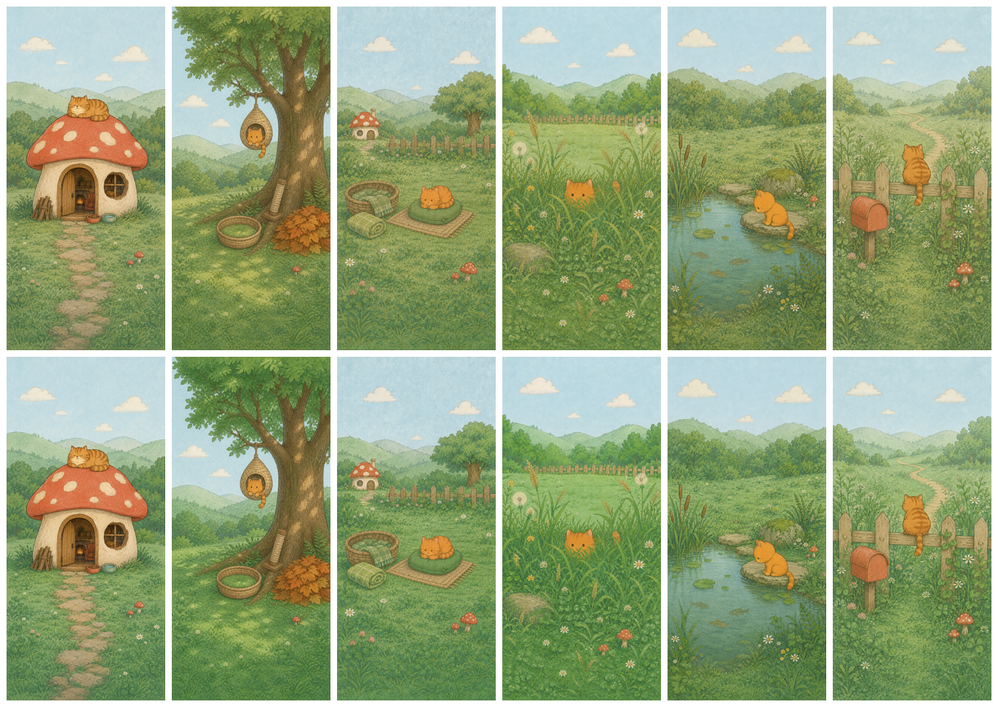
#> input picture assets/scenes/对照-v1上-v2下.png, 998 x 707 px, shrunk from 1220 x 864 before the run
$ python hueshift.py '对照-v1上-v2下.png' 1.0 '对照-v1上-v2下.png'
#> lines starting #> are read from the running program, lines starting #| are printed output that depends on the picture
import sys,numpy as np
from PIL import Image
def rgb2hsv(a):
    r,g,b=a[...,0],a[...,1],a[...,2]; mx=a.max(-1); mn=a.min(-1); d=mx-mn
    h=np.where(mx==r,((g-b)/np.maximum(d,1e-9))%6,np.where(mx==g,(b-r)/np.maximum(d,1e-9)+2,(r-g)/np.maximum(d,1e-9)+4))*60
    h=np.where(d<1e-9,0,h); s=np.where(mx>0,d/np.maximum(mx,1e-9),0); return h,s,mx
def hsv2rgb(h,s,v):
    c=v*s; hp=(h/60)%6; x=c*(1-abs(hp%2-1)); m=v-c
    i=np.floor(hp).astype(int); z=np.zeros_like(c)
    tbl=[(c,x,z),(x,c,z),(z,c,x),(z,x,c),(x,z,c),(c,z,x)]
    r=np.select([i==k for k in range(6)],[t[0] for t in tbl]); g=np.select([i==k for k in range(6)],[t[1] for t in tbl]); b=np.select([i==k for k in range(6)],[t[2] for t in tbl])
    return np.stack([r+m,g+m,b+m],-1)
def shift(im,deg,lo=50,hi=125,feather=12,sat_min=0.10):
    a=np.asarray(im.convert('RGB')).astype(float)/255; h,s,v=rgb2hsv(a)
    w=np.clip(np.minimum(h-lo,hi-h)/feather,0,1)          # 1 inside band, feather at edges
    w=w*np.clip((s-sat_min)/0.08,0,1)                      # skip near-neutral pixels (sky/paper/whites)
    h2=(h+deg*w)%360
    out=hsv2rgb(h2,s,v); return Image.fromarray((np.clip(out,0,1)*255+0.5).astype(np.uint8))
if __name__=='__main__':
    src,deg,dst=sys.argv[1],float(sys.argv[2]),sys.argv[3]
    shift(Image.open(src),deg).save(dst)
#> in rgb2hsv, `s = np.where(mx > 0, d / np.maximum(mx, 1e-09), 0)`:
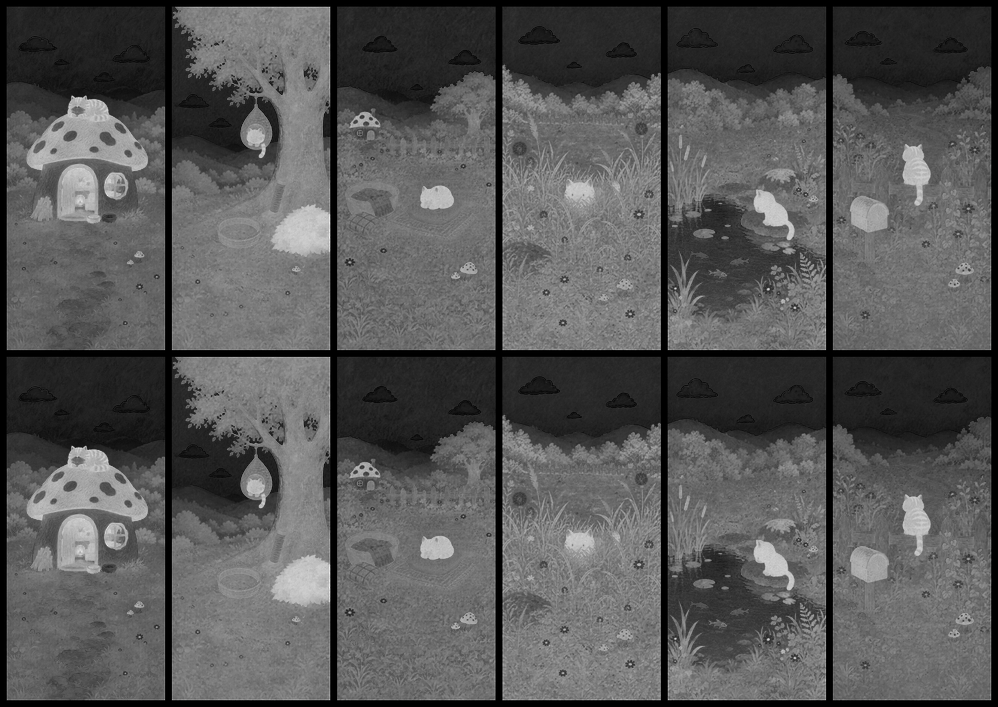
#> s: shape (707, 998) float64; min 0, max 0.977, mean 0.344
#> in shift, `w=w*np.clip((s-sat_min)/0.08,0,1)`:
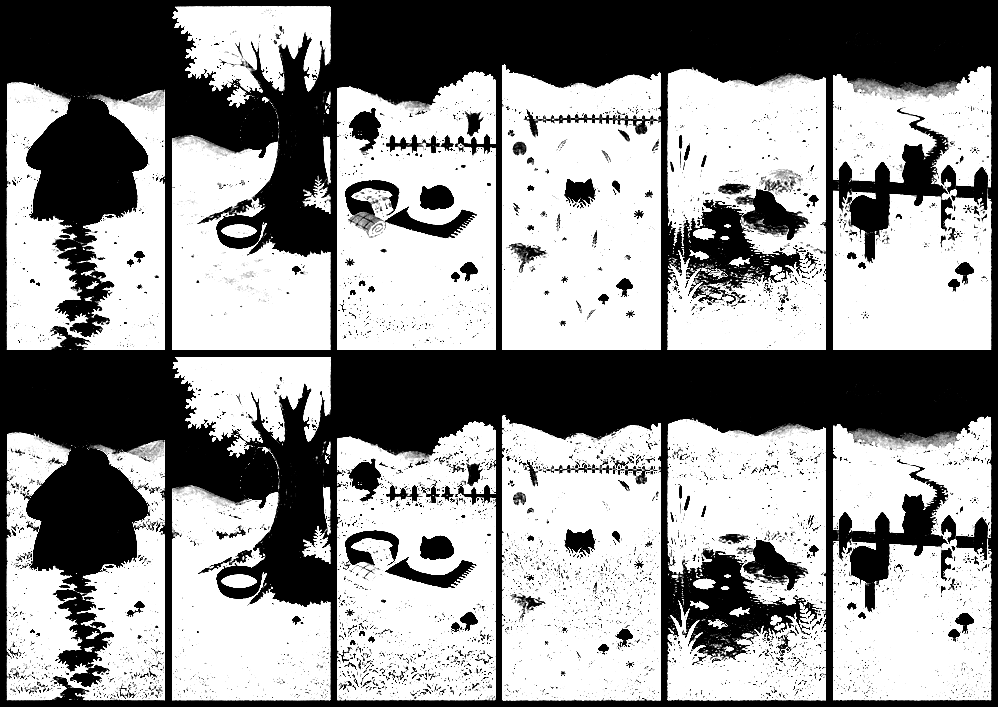
#> w: shape (707, 998) float64; min 0, max 1, mean 0.578
#> in hsv2rgb, `i = np.floor(hp).astype(int)`:
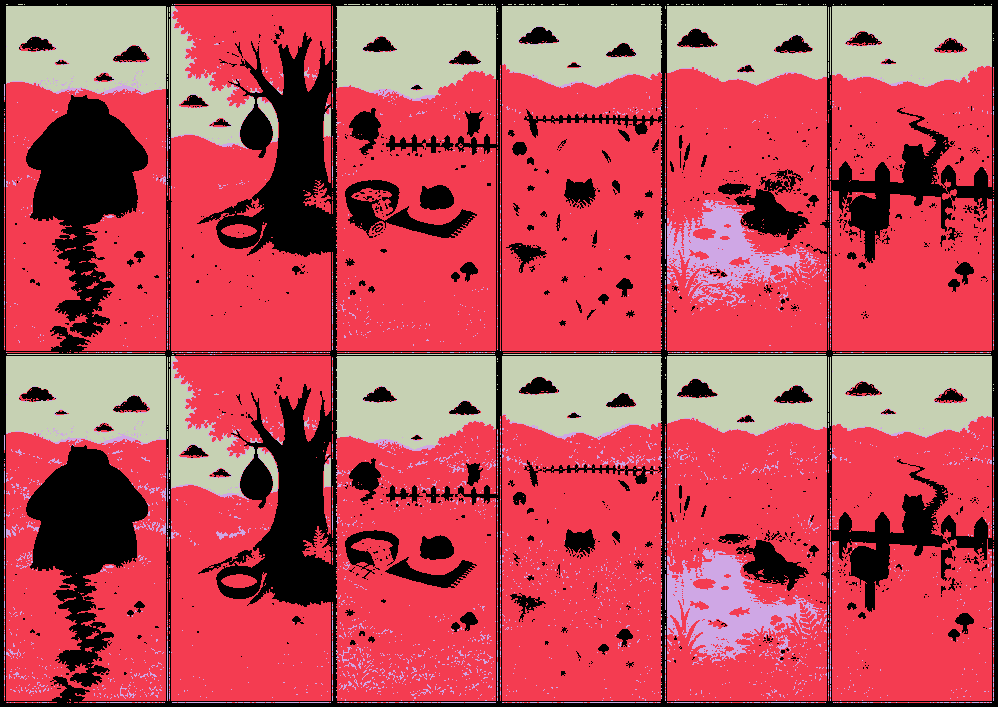
#> i: shape (707, 998) int64; 6 distinct labels, from 0 to 5; one colour per label, 0 black
#> in hsv2rgb, `r = np.select([i == k for k in range(6)], [t[0] for t in tbl])`:
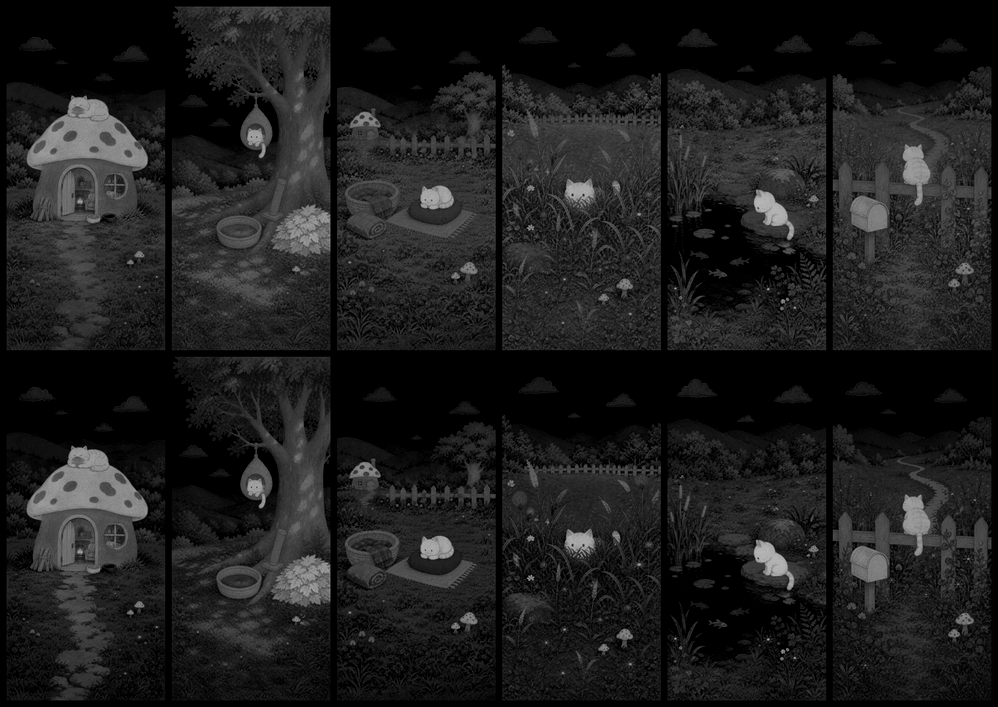
#> r: shape (707, 998) float64; min 0, max 0.729, mean 0.118
#> in hsv2rgb, `g = np.select([i == k for k in range(6)], [t[1] for t in tbl])`:
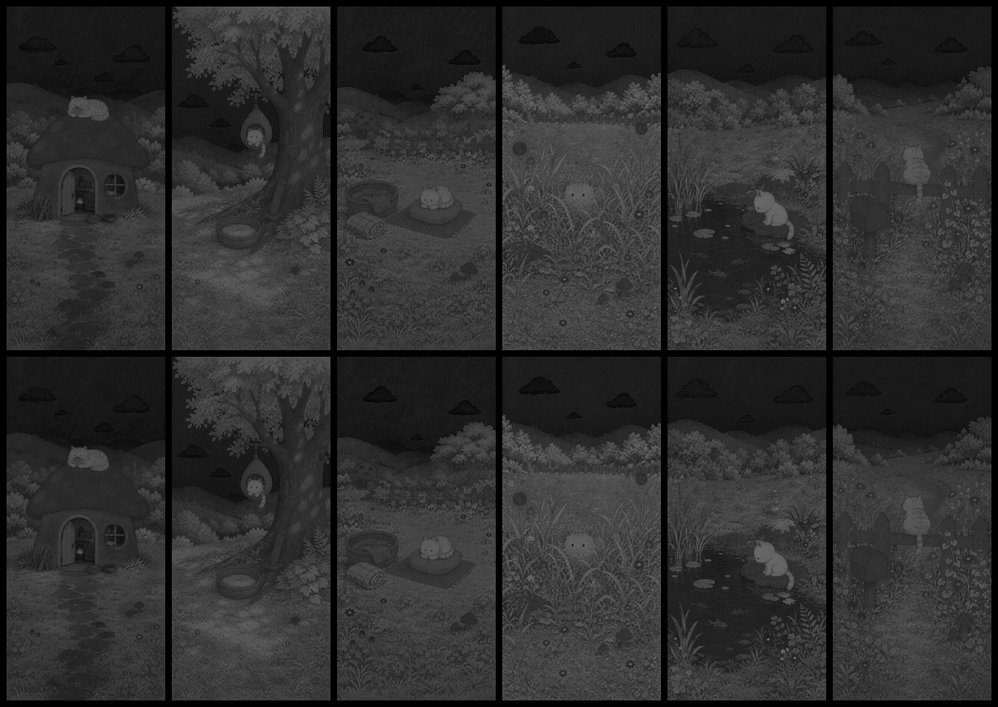
#> g: shape (707, 998) float64; min 0, max 0.506, mean 0.185
#> in hsv2rgb, `b = np.select([i == k for k in range(6)], [t[2] for t in tbl])`:
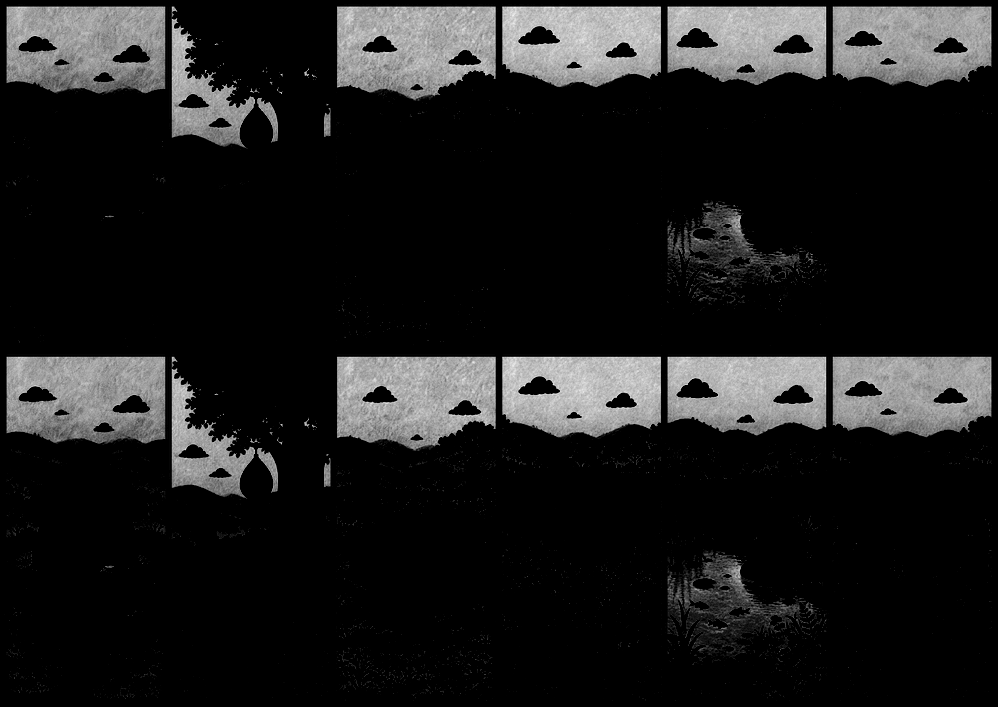
#> b: shape (707, 998) float64; min 0, max 0.188, mean 0.0216; drawn with min black and max white
